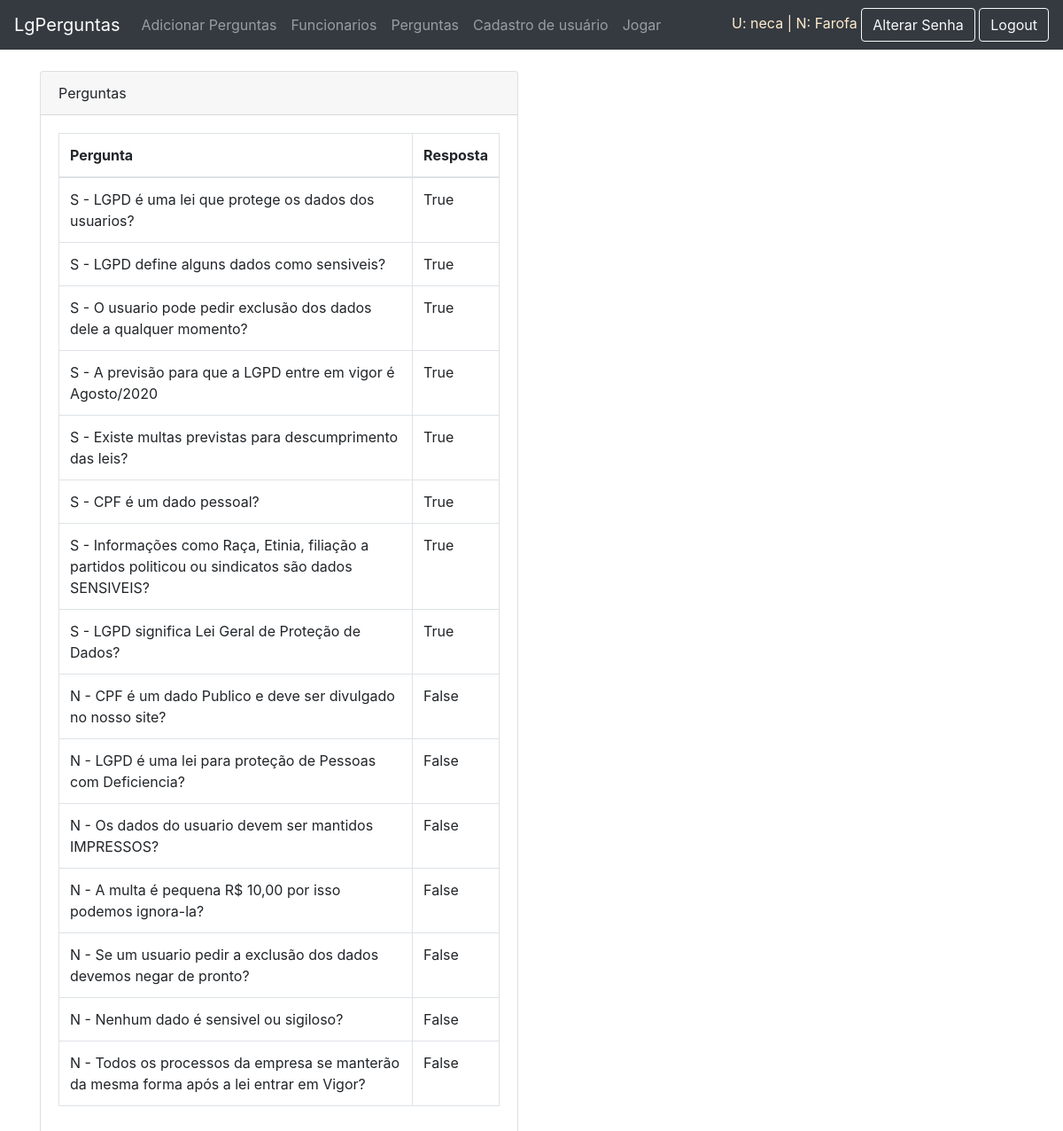
/perguntas/ (signed in), run on the app's committed database.
### app/models.py (models this page shows)
class AuthUser(models.Model):
    password = models.CharField(max_length=128)
    last_login = models.DateTimeField(blank=True, null=True)
    is_superuser = models.BooleanField()
    username = models.CharField(unique=True, max_length=150)
    first_name = models.CharField(max_length=128)
    email = models.CharField(max_length=254)
    is_staff = models.BooleanField()
    is_active = models.BooleanField()
    date_joined = models.DateTimeField(auto_now=True)
    last_name = models.CharField(max_length=150)
    class Meta:
        managed = False
        db_table = 'auth_user'

class PerguntaSimples (models.Model):
    empresa = models.ForeignKey(AuthUser, models.DO_NOTHING)
    descricao = models.CharField(max_length=254)
    resposta =  models.BooleanField()
    acertos = models.IntegerField(default = 0)
    erros = models.IntegerField(default = 0)

### app/views.py (the view, shortened to what this page needs)
# urls.py: path('perguntas/',views.perguntas),
@login_required(login_url='/login/')
def perguntas(request):
    data={}
    try:
        data['usuarios']= AuthUser.objects.filter(id=request.user.id)
        usuario = AuthUser.objects.get(id=request.user.id)
    except:
        None
    if request.user.is_superuser and request.user.is_staff:
        try:
            data['perguntas'] = PerguntaSimples.objects.filter(empresa=usuario)
        except:
            None
    return render(request, 'perguntas.html',data)

### app/templates/perguntas.html (shortened to what this page needs)
{% extends 'template.html' %}
{% block content %}
<div class="container" style="margin-top: 10vh;">
	<div class="row">
		<div class="col-md-12 box-container">
			<form action="">
				<div class="form-group">
					<div class="row">
						<div class="col-md-6">
							<div class="card">
								<div class="card-header">
									Perguntas
								</div>
								<div class="card-body">
									<table data-toggle="table" class="table table-bordered">
										<thead>
											<tr>
												<th>Pergunta</th>
												<th>Resposta</th>
											</tr>
										</thead>
										<tbody>
											{% for item in perguntas %}
											<tr>
												<td>
													{{item.descricao}}
												</td>
												<td>
													{{item.resposta}}
												</td>
											</tr>
											{% endfor %}
										</tbody>
									</table>
								</div>
							</div>
						</div>
				</div>
			</form>
		</div>
	</div>
</div>
{% endblock %}

### app/templates/template.html (shortened to what this page needs)
<!doctype html>
<html lang="en">
  <head>
    <link rel="stylesheet" href="https://stackpath.bootstrapcdn.com/bootstrap/4.4.1/css/bootstrap.min.css">
    <link rel="stylesheet" href="https://unpkg.com/bootstrap-table@1.16.0/dist/bootstrap-table.min.css">
  </head>
  <body>
    <nav class="navbar navbar-expand-lg navbar-dark bg-dark mb-3  fixed-top">
  <a class="navbar-brand" href="/">LgPerguntas</a>
  <div class="collapse navbar-collapse" id="navbarSupportedContent">
    <ul class="navbar-nav mr-auto">
      {% if user.is_authenticated %}
        {% if user.is_superuser %}
      <li class="nav-item dropdown">
        <a class="nav-link" href="/perguntas/cadastrar">Adicionar Perguntas</a>
      </li>
        {%endif%}
      {% if user.is_superuser or user.is_staff %}
      <li>
        <a class="nav-link" href="/funcionarios/">Funcionarios</a>
      </li>
      <li>
        <a class="nav-link" href="/perguntas/">Perguntas</a>
      </li>
      <li>
        <a class="nav-link" href="/registro/">Cadastro de usuário</a>
      </li>
      {%endif%}
      <li class="nav-item">
        <a class="nav-link" href="/jogo">Jogar</a>
      </li>
      {% endif %}
    </ul>
      <div class="ml-auto">
        {% if user.is_authenticated %}
        {% for item in usuarios%}
          <h7 style="color: blanchedalmond;">U: {{item.username}} | N: {{item.first_name}}</h7>
        {%endfor%}
        <a class="btn btn-outline-light" href="/altsenha/">Alterar Senha</a>
        <a class="btn btn-outline-light" href="/logout/">Logout</a>
      </div>
    {% endif %}
  </div>
</nav>
    {% block content%}
    {% endblock %}
  </body>
</html>

### data on the page
PerguntaSimples: descricao "S - LGPD é uma lei que protege os dados dos usuarios?", resposta "True"
PerguntaSimples: descricao "S - LGPD define alguns dados como sensiveis?", resposta "True"
PerguntaSimples: descricao "S - O usuario pode pedir exclusão dos dados dele a qualquer momento?", resposta "True"
PerguntaSimples: descricao "S - A previsão para que a LGPD entre em vigor é Agosto/2020", resposta "True"
PerguntaSimples: descricao "S - Existe multas previstas para descumprimento das leis?", resposta "True"
PerguntaSimples: descricao "S - CPF é um dado pessoal?", resposta "True"
PerguntaSimples: descricao "S - Informações como Raça, Etinia, filiação a partidos politicou ou sindicatos são dados SENSIVEIS?", resposta "True"
PerguntaSimples: descricao "S - LGPD significa Lei Geral de Proteção de Dados?", resposta "True"
PerguntaSimples: descricao "N - CPF é um dado Publico e deve ser divulgado no nosso site?", resposta "False"
PerguntaSimples: descricao "N - LGPD é uma lei para proteção de Pessoas com Deficiencia?", resposta "False"
PerguntaSimples: descricao "N - Os dados do usuario devem ser mantidos IMPRESSOS?", resposta "False"
PerguntaSimples: descricao "N - A multa é pequena R$ 10,00 por isso podemos ignora-la?", resposta "False"
PerguntaSimples: descricao "N - Se um usuario pedir a exclusão dos dados devemos negar de pronto?", resposta "False"
PerguntaSimples: descricao "N - Nenhum dado é sensivel ou sigiloso?", resposta "False"
PerguntaSimples: descricao "N - Todos os processos da empresa se manterão da mesma forma após a lei entrar em Vigor?", resposta "False"

### other printed values
{{ item.username }} "neca"
{{ item.first_name }} "Farofa"
